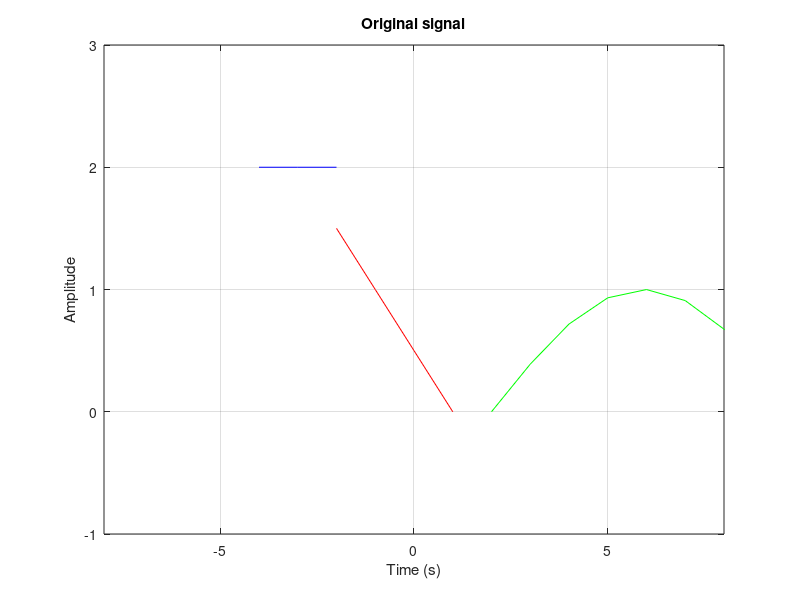

The MATLAB script that drew this image:
% Define the time range and step size
x = -4:11;
x1 = x(1:3);
x2 = x(3:6);
x3 = x(7:14);
y = ones(1, 15) * 2;
y1 = y(1:3);
y2 = 1.5:-0.5:0;
y3 = 0:0.4:pi;



% Plot the original and shifted signals
figure;

plot(x1, y1, 'b', x2, y2, 'r', x3, sin(y3), 'g'); 
axis([-8 8 -1 3 ])
title('Original signal');
xlabel('Time (s)');
ylabel('Amplitude');
grid on;

 
